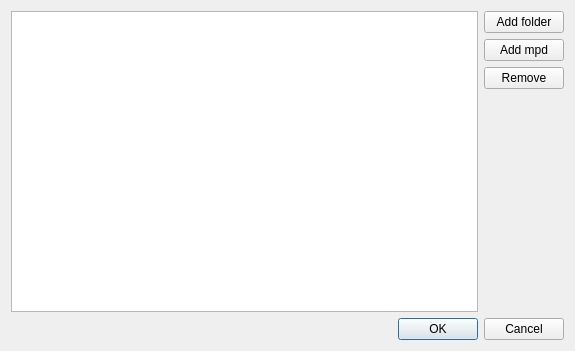
<?xml version="1.0" encoding="UTF-8"?>
<ui version="4.0">
 <class>DirectorySettings</class>
 <widget class="QDialog" name="DirectorySettings">
  <property name="geometry">
   <rect>
    <x>0</x>
    <y>0</y>
    <width>575</width>
    <height>351</height>
   </rect>
  </property>
  <property name="windowTitle">
   <string>Library folders</string>
  </property>
  <layout class="QVBoxLayout" name="verticalLayout_2">
   <item>
    <layout class="QHBoxLayout" name="horizontalLayout">
     <item>
      <widget class="QListView" name="listView"/>
     </item>
     <item>
      <layout class="QVBoxLayout" name="verticalLayout">
       <item>
        <widget class="QPushButton" name="pushButtonAddFolder">
         <property name="text">
          <string>Add folder</string>
         </property>
        </widget>
       </item>
       <item>
        <widget class="QPushButton" name="pushButtonAddMpd">
         <property name="text">
          <string>Add mpd</string>
         </property>
        </widget>
       </item>
       <item>
        <widget class="QPushButton" name="pushButtonRemove">
         <property name="text">
          <string>Remove</string>
         </property>
        </widget>
       </item>
       <item>
        <spacer name="verticalSpacer_2">
         <property name="orientation">
          <enum>Qt::Orientation::Vertical</enum>
         </property>
         <property name="sizeHint" stdset="0">
          <size>
           <width>20</width>
           <height>40</height>
          </size>
         </property>
        </spacer>
       </item>
      </layout>
     </item>
    </layout>
   </item>
   <item>
    <widget class="QDialogButtonBox" name="buttonBox">
     <property name="orientation">
      <enum>Qt::Orientation::Horizontal</enum>
     </property>
     <property name="standardButtons">
      <set>QDialogButtonBox::StandardButton::Cancel|QDialogButtonBox::StandardButton::Ok</set>
     </property>
    </widget>
   </item>
  </layout>
 </widget>
 <resources/>
 <connections>
  <connection>
   <sender>buttonBox</sender>
   <signal>accepted()</signal>
   <receiver>DirectorySettings</receiver>
   <slot>accept()</slot>
   <hints>
    <hint type="sourcelabel">
     <x>248</x>
     <y>254</y>
    </hint>
    <hint type="destinationlabel">
     <x>157</x>
     <y>274</y>
    </hint>
   </hints>
  </connection>
  <connection>
   <sender>buttonBox</sender>
   <signal>rejected()</signal>
   <receiver>DirectorySettings</receiver>
   <slot>reject()</slot>
   <hints>
    <hint type="sourcelabel">
     <x>316</x>
     <y>260</y>
    </hint>
    <hint type="destinationlabel">
     <x>286</x>
     <y>274</y>
    </hint>
   </hints>
  </connection>
 </connections>
</ui>
